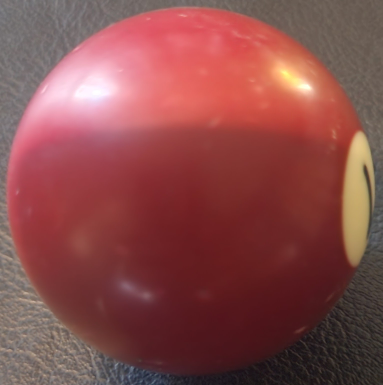
#> input picture trackingobjects/burgundyball_.057.jpg, 383 x 385 px
$ python objecttrack.py
#> lines starting #> are read from the running program, lines starting #| are printed output that depends on the picture; after the words box and inside, x2 and y2 are one past the last pixel; in counts of white or black regions, pixels touching at a corner belong together
### objectclass.py
from sklearn.cluster import KMeans
from scipy import stats as st


# class for managing visual objects to track

class objectdetect():


    def __init__(self, image, diameter, name):
        # feed in the training image of the object to track, already read
        # by opencv when fed into objectdetect
        self.image = image
        # create a placeholder for the primary color of the object
        # note color is a list of floats in HSV format
        self.primary_color = None
        # create a placeholder for the corners of the object
        self.diameter = diameter
        # create a placeholder for the name of the object
        self.name = name

    def find_color(self):
        # convert the image to a data matrix pixels * HSV
        image_matrix = self.image.reshape(self.image.shape[0]*self.image.shape[1], 3)

        # find the clusters
        clusters = KMeans(n_clusters=4)
        # count which cluster has the most points
        labels = clusters.fit_predict(image_matrix)

        # count which cluster is the most dominant
        label_count = st.mode(labels, keepdims = True)

        # find the most popular color (centroid)
        dominant_color = clusters.cluster_centers_[label_count.mode[0]]

        self.primary_color = dominant_color

### objecttrack.py
import numpy as np
import cv2 as cv
from sklearn.cluster import KMeans
from collections import Counter
from objectclass import objectdetect
import os
from os import listdir
import inspect, os.path
import re

#TODO - Load all objects from folder
# Initialize primary color of each object
# Search for each object in video stream and determine if object is in frame
# If object is in frame, find the centroid and then


class objecttrack():
    def __init__(self, folder_name):
        # store the name of the folder where the object images are stored
        self.folder_name = folder_name
        # create a placeholder to store the tracking objects
        self.objects = None

    def load_objects(self):

        # find the current working directory
        path = os.getcwd() + "/" + self.folder_name

        object_list = []

        for objects in os.listdir(path):

            # the diameter of the image needs to be in the file name ex. greenball_5
            diameter = re.findall("(?<=_).+(?=\.)", objects)[0]

            # attempt to convert the number
            try:
                diameter = float(diameter)
            except NameError:
                print("Object Image Name has no Diameter ending, proper ex. greenball_5")

            # load the BGR image
            img = cv.imread(path + "/" + objects, cv.COLOR_BGR2HSV)
#> img is the input picture: shape (385, 383, 3); mean B, G, R 75, 75.9, 136.7

            # create an instance of the image
            landmark = objectdetect(img,diameter,objects)

            # find the primary color of the object
            landmark.find_color()
#> in find_color, `label_count = st.mode(labels, keepdims = True)`: label_count = ([2], [63613])

            # create the object class and append it to the list
            object_list.append(landmark)


        # Move the objects to a global placeholder
        self.objects = object_list
#> self.objects = 3 items

    def findcircles(self, image):

        # Apply a median blur to the image to reduce noise
        image = cv.medianBlur(image, 5)

        # find all of the circles in the image frame
        circles = cv.HoughCircles(image, cv.HOUGH_GRADIENT, dp=1, minDist=100, param1=150, param2=40)

        # circles is a list of circle objects, do not return if it is none
        if circles is not None:
            print(circles[0][0][2])
            return circles[0]

    def matchobjects(self, image, circles, tolerance):
        # identify if any of the circles are a known object in the user defined folder

        for circle in circles:
            # find if the center color of the circle matches any of the colors
            # note that images are [y,x,c] format

            circle_color = image[int(circle[1]), int(circle[0])]

            # now assess if this color is within the tolerance range of any of the object colors
            for obj in self.objects:
                lower_range = [value * (1 - (tolerance/100)) for value in obj.primary_color]
                upper_range = [value * (1 - (tolerance/100)) for value in obj.primary_color]

                # find if the circle color is in the range of the color
                # zip creates a list of tuples
                lower_test = [True if x > y else False for x,y in zip(circle_color, lower_range)]
                upper_test = [True if x < y else False for x,y in zip(circle_color, upper_range)]

                # if any colors fall out of the range, move on
                if False in lower_test or False in upper_test:
                    continue
                else:
                    print(f"Matched object {obj.name}")

    def finddistance(self, pixel_width, width, focal_len):
        # finds the distance to an object in the cameras frame
        distance = (focal_len*width)/pixel_width

        return distance

    def tunecamera(self, k = None):
        # allow the user to enter the k camera tuning list
        # if they do not have it then initiate tuning code

        if k is None:
            pass
        else:
            return k


if __name__ == '__main__':

    tracker = objecttrack("trackingobjects")
    tracker.load_objects()

    # define where to receive the video stream
    cap = cv.VideoCapture(0)

    # Check if the webcam is opened correctly
    if not cap.isOpened():
        raise IOError("Cannot open webcam")

    while True:
        # load the live video feed
        ret, frame = cap.read()
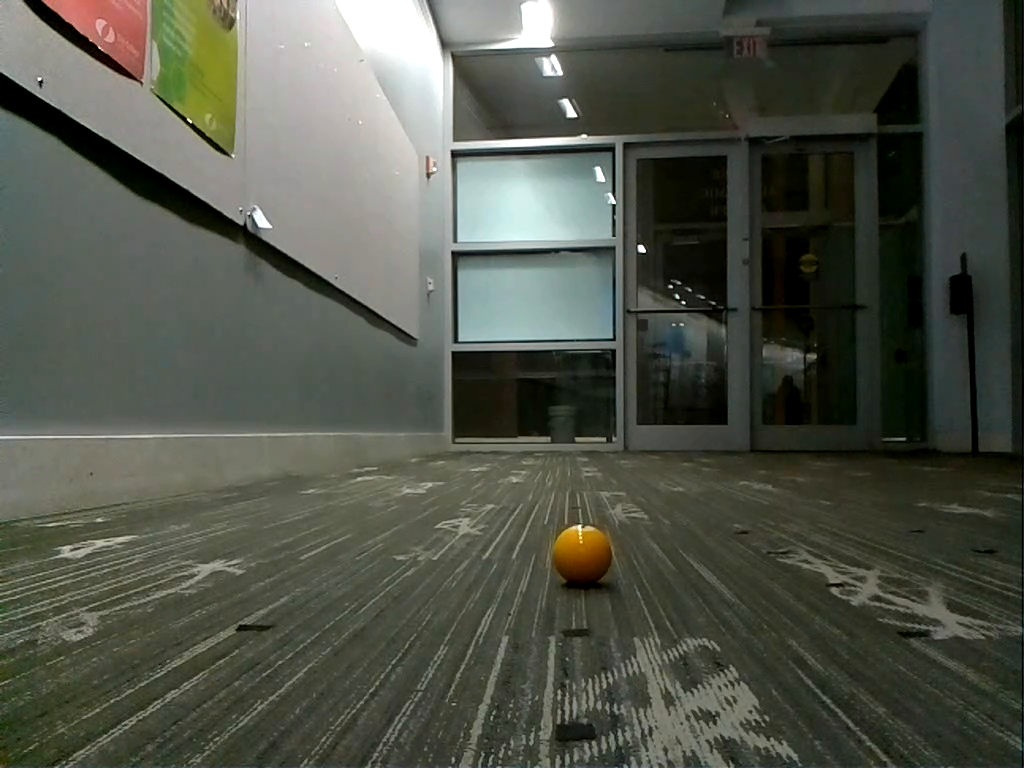
#> input picture calibration_images/0-100.png, 1024 x 768 px, given in place of the camera
#> frame is the input picture: shape (768, 1024, 3); mean B, G, R 73.1, 84, 80.4
        if frame is None:
            continue

        # convert the video frame to HSV
        live_image = cv.cvtColor(frame, cv.COLOR_BGR2HSV)
#> live_image: shape (768, 1024, 3); mean H, S, V 44.2, 58.8, 85
        # also convert it to grey scale for Hough transformations
        grey_image = cv.cvtColor(frame, cv.COLOR_BGR2GRAY)
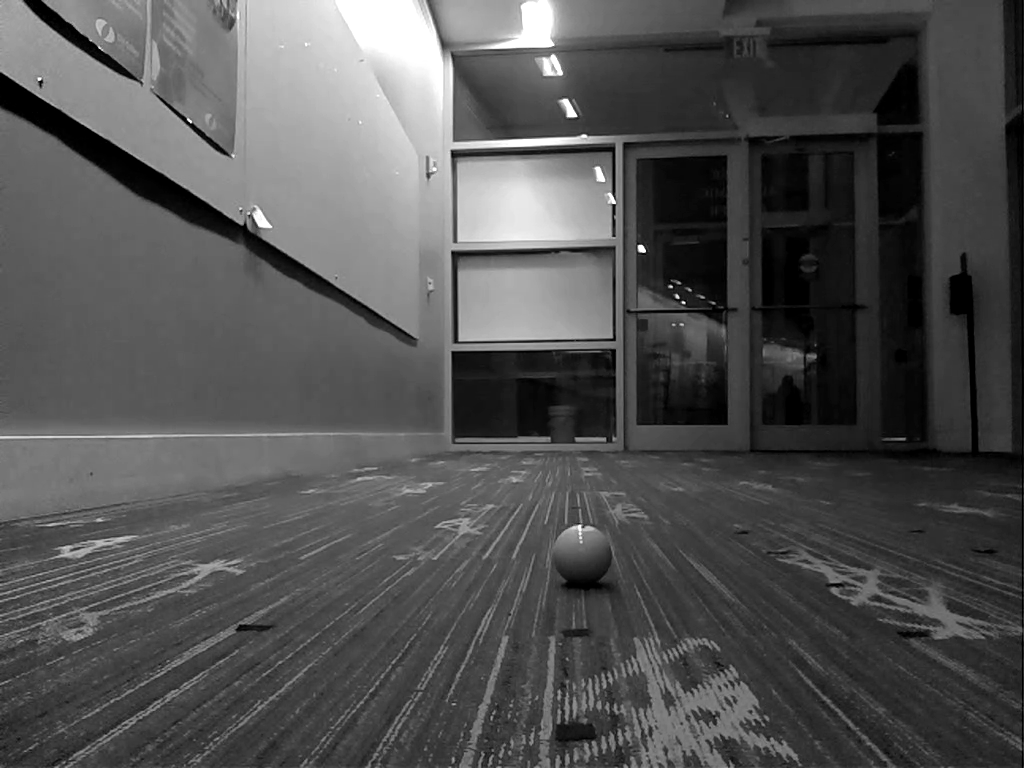
#> grey_image: shape (768, 1024); min 0, max 255, mean 81.7

        # find the circles
        circles = tracker.findcircles(grey_image)
#> in findcircles, `circles = cv.HoughCircles(image, cv.HOUGH_GRADIENT, dp=1, minDist=100,..`: circles = 19 rows, first 8: [91.5, 305.5, 520.8], [39.5, 202.5, 412.6], [9.5, 390.5, 322.3], [566.5, 664.5, 95.8], [336.5, 398.5, 279.6], [530.5, 272.5, 105.9], [533.5, 172.5, 82.2], [695.5, 704.5, 60.5]
#| 520.8

        if circles is not None and len(circles) > 0:
            # match the circles to objects
            tracker.matchobjects(live_image, circles, 5)
#> the loop in matchobjects, `for circle in circles:` made 19 passes
#> (circle, circle_color) on passes 1 to 12: ([91.5, 305.5, 520.8], [64, 19, 95]), ([39.5, 202.5, 412.6], [75, 25, 103]), ([9.5, 390.5, 322.3], [69, 40, 90]), ([566.5, 664.5, 95.8], [45, 47, 54]), ([336.5, 398.5, 279.6], [69, 30, 86]), ([530.5, 272.5, 105.9], [83, 36, 177]), ([533.5, 172.5, 82.2], [83, 33, 184]), ([695.5, 704.5, 60.5], [34, 28, 126]), ([815.5, 661.5, 97.6], [36, 53, 67]), ([581.5, 554.5, 29.6], [17, 255, 137]), ([176.5, 638.5, 108.6], [34, 66, 62]), ([115.5, 491.5, 114], [32, 31, 116])

            circles = np.uint16(np.around(circles))
#> circles = 19 rows, first 8: [92, 306, 521], [40, 202, 413], [10, 390, 322], [566, 664, 96], [336, 398, 280], [530, 272, 106], [534, 172, 82], [696, 704, 60]
            for i in circles:
                # draw the outer circle
                cv.circle(frame,(i[0],i[1]),i[2],(0,255,0),2)
                # draw the center of the circle
                cv.circle(frame,(i[0],i[1]),2,(0,0,255),3)
#> this loop made 19 passes
#> i on passes 1 to 12: [92, 306, 521], [40, 202, 413], [10, 390, 322], [566, 664, 96], [336, 398, 280], [530, 272, 106], [534, 172, 82], [696, 704, 60], [816, 662, 98], [582, 554, 30], [176, 638, 109], [116, 492, 114]
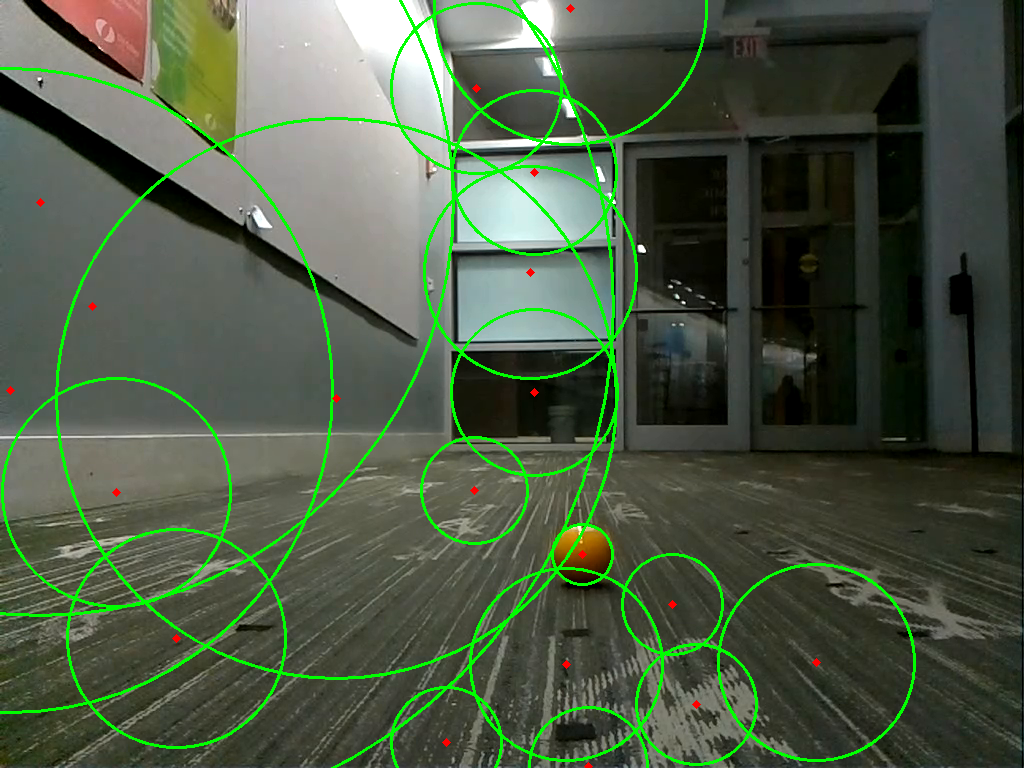
#> frame: shape (768, 1024, 3); 4.33% of pixels changed, all inside (x1, y1, x2, y2) = (0, 0, 916, 768)

        # set the dimensions of the video frame
        frame = np.array(cv.resize(frame,
                                    (frame.shape[1]//1,
                                     frame.shape[0]//1)))

        cv.imshow('Video Feed', frame)
        # if the user presses esc, terminate the process
        cv.waitKey(27)
    cv.destroyAllWindows()
